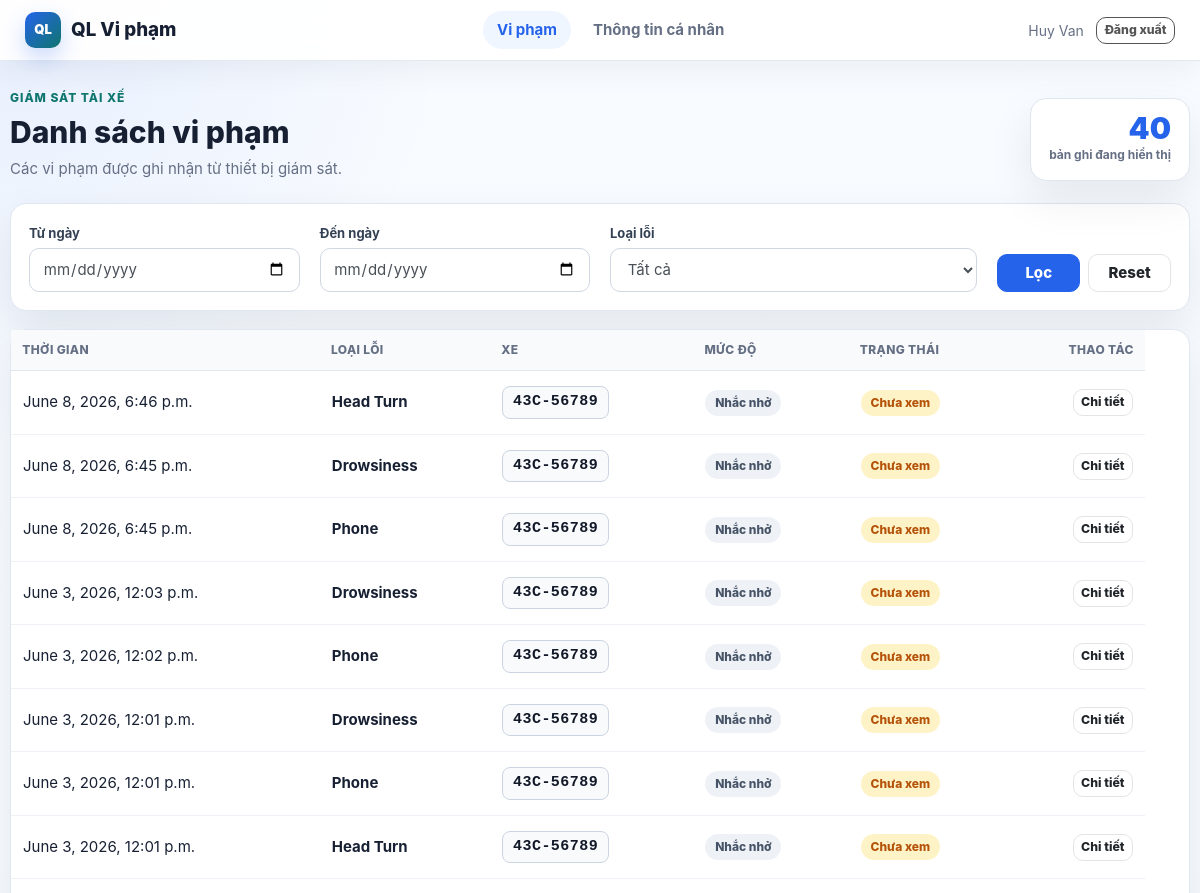
Before: /violations/list/ (signed in, upper part) with the older database file.
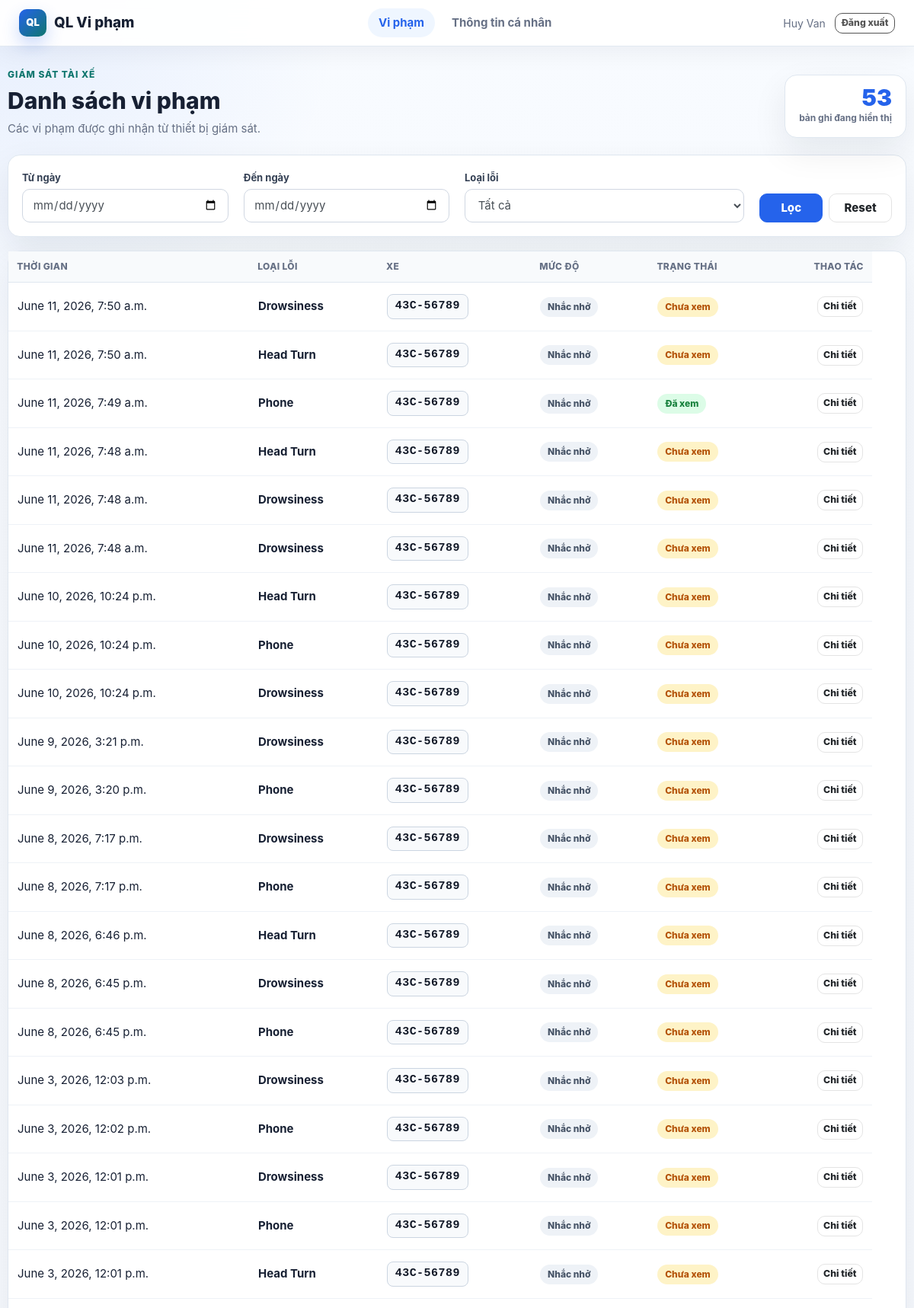
After: the same page with the newer database file.
### violations/models.py (models this page shows, shortened)
class Violation(models.Model):
    STATUS_CHOICES = [
        ('pending', 'Pending'),
        ('confirmed', 'Confirmed'),
        ('dismissed', 'Dismissed'),
        ('appealed', 'Appealed'),
    ]
    category = models.ForeignKey(Category, on_delete=models.CASCADE)
    reporter = models.ForeignKey(Account, on_delete=models.CASCADE)
    vehicle = models.ForeignKey(Vehicle, on_delete=models.CASCADE)
    title = models.CharField(max_length=200, default="Violation Report")
    description = models.TextField()
    reported_at = models.DateTimeField(auto_now_add=True)
    image = models.ImageField(upload_to='violations/', null=True, blank=True)
    video = models.FileField(upload_to='violations/videos/', null=True, blank=True)
    viewed = models.BooleanField(default=False)
    status = models.CharField(max_length=20, choices=STATUS_CHOICES, default='pending')
    class Meta:
        verbose_name = "Violation"
        verbose_name_plural = "Violations"
        ordering = ['-reported_at']

### categories/models.py (models this page shows, shortened)
class Category(models.Model):
    name = models.CharField(max_length=100)
    description = models.TextField(blank=True, null=True)
    severality_level = models.IntegerField(default=1)
    is_active = models.BooleanField(default=True)
    created_at = models.DateTimeField(auto_now_add=True)
    class Meta:
        verbose_name = "Category"
        verbose_name_plural = "Categories"
        ordering = ['name']

### vehicles/models.py (models this page shows, shortened)
class Vehicle(models.Model):
    license_plate = models.CharField(max_length=20, unique=True)
    model = models.CharField(max_length=100)
    registration_date = models.DateField()

### violations/views.py (the view)
# urls.py: path('list/', views.violation_list, name='violation_list'),
@login_required
def violation_list(request):
    qs = Violation.objects.filter(reporter=request.user).select_related(
        "category", "vehicle", "reporter"
    ).order_by("-reported_at")
    from_date_str = request.GET.get("from_date", "").strip()
    to_date_str = request.GET.get("to_date", "").strip()
    selected_category = request.GET.get("category", "").strip()
    from_date = parse_date(from_date_str) if from_date_str else None
    to_date = parse_date(to_date_str) if to_date_str else None
    if from_date:
        qs = qs.filter(reported_at__date__gte=from_date)
    if to_date:
        qs = qs.filter(reported_at__date__lte=to_date)
    if selected_category:
        qs = qs.filter(category_id=selected_category)
    context = {
        "violations": qs,
        "links": Category.objects.all().order_by("name"),  # danh sách category cho dropdown
        "from_date": from_date_str,
        "to_date": to_date_str,
        "selected_category": selected_category,
    }
    return render(request, "violation_list.html", context)

### accounts/models.py (called while the page is built)
    def get_full_name(self):
        return f"{self.first_name} {self.last_name}"

### categories/context_processors.py (called while the page is built)
def menu_links(request):
    links = Category.objects.all()
    return dict(links=links)

### templates/violation_list.html (shortened to what this page needs)
{% extends "base.html" %}
{% block content %}
<section class="page-heading">
  <div>
    <p class="eyebrow">Giám sát tài xế</p>
    <h1>Danh sách vi phạm</h1>
    <p>Các vi phạm được ghi nhận từ thiết bị giám sát.</p>
  </div>
  <div class="heading-stat">
    <span>{{ violations|length }}</span>
    <small>bản ghi đang hiển thị</small>
  </div>
</section>
<section class="filter-panel">
  <form method="get" class="row align-items-end">
    <div class="col-md-3">
      <label class="form-label">Từ ngày</label>
      <input
        type="date"
        class="form-control"
        name="from_date"
        value="{{ from_date|default:'' }}"
      />
    </div>
    <div class="col-md-3">
      <label class="form-label">Đến ngày</label>
      <input
        type="date"
        class="form-control"
        name="to_date"
        value="{{ to_date|default:'' }}"
      />
    </div>
    <div class="col-md-4">
      <label class="form-label">Loại lỗi</label>
      <select class="form-control" name="category">
        <option value="">Tất cả</option>
      </select>
    </div>
    <div class="col-md-2 filter-actions">
      <button class="btn btn-primary" type="submit">Lọc</button>
      <a class="btn btn-light" href="{% url 'violation_list' %}">Reset</a>
    </div>
  </form>
</section>
<section class="data-card">
  <div class="table-responsive">
    <table class="table app-table mb-0">
      <thead>
        <tr>
          <th>Thời gian</th>
          <th>Loại lỗi</th>
          <th>Xe</th>
          <th>Mức độ</th>
          <th>Trạng thái</th>
          <th class="text-right">Thao tác</th>
        </tr>
      </thead>
      <tbody>
        {% for violation in violations %}
        <tr>
          <td>{{ violation.reported_at }}</td>
          <td class="font-weight-semibold">{{ violation.category.name }}</td>
          <td>
            <span class="plate-chip">{{ violation.vehicle.license_plate }}</span>
          </td>
          <td>
            <span
              class="status-pill {% if violation.category.severality_level == 2 %}danger{% else %}muted{% endif %}"
            >
              {% if violation.category.severality_level == 2 %}Nghiêm trọng{% else %}Nhắc nhở{% endif %}
            </span>
          </td>
          <td>
            {% if violation.viewed %}
            <span class="status-pill success">Đã xem</span>
            {% else %}
            <span class="status-pill warning">Chưa xem</span>
            {% endif %}
          </td>
          <td class="text-right">
            <a
              class="btn btn-light btn-sm"
              href="{% url 'violation_detail' violation.id %}"
            >
              Chi tiết
            </a>
          </td>
        </tr>
        {% endfor %}
      </tbody>
    </table>
  </div>
</section>
{% endblock %}

Changed rows visible on the page:
added Violation: reported_at "June 11, 2026, 7:50 a.m.", category.name "Drowsiness", vehicle.license_plate "43C-56789", shows "Nhắc nhở", viewed "Chưa xem"
added Violation: reported_at "June 11, 2026, 7:50 a.m.", category.name "Head Turn", vehicle.license_plate "43C-56789", shows "Nhắc nhở", viewed "Chưa xem"
added Violation: reported_at "June 11, 2026, 7:49 a.m.", category.name "Phone", vehicle.license_plate "43C-56789", shows "Nhắc nhở", viewed "Đã xem"
added Violation: reported_at "June 11, 2026, 7:48 a.m.", category.name "Head Turn", vehicle.license_plate "43C-56789", shows "Nhắc nhở", viewed "Chưa xem"
added Violation: reported_at "June 11, 2026, 7:48 a.m.", category.name "Drowsiness", vehicle.license_plate "43C-56789", shows "Nhắc nhở", viewed "Chưa xem"
added Violation: reported_at "June 11, 2026, 7:48 a.m.", category.name "Drowsiness", vehicle.license_plate "43C-56789", shows "Nhắc nhở", viewed "Chưa xem"
added Violation: reported_at "June 10, 2026, 10:24 p.m.", category.name "Head Turn", vehicle.license_plate "43C-56789", shows "Nhắc nhở", viewed "Chưa xem"
added Violation: reported_at "June 10, 2026, 10:24 p.m.", category.name "Phone", vehicle.license_plate "43C-56789", shows "Nhắc nhở", viewed "Chưa xem"
added Violation: reported_at "June 10, 2026, 10:24 p.m.", category.name "Drowsiness", vehicle.license_plate "43C-56789", shows "Nhắc nhở", viewed "Chưa xem"
added Violation: reported_at "June 9, 2026, 3:21 p.m.", category.name "Drowsiness", vehicle.license_plate "43C-56789", shows "Nhắc nhở", viewed "Chưa xem"
added Violation: reported_at "June 9, 2026, 3:20 p.m.", category.name "Phone", vehicle.license_plate "43C-56789", shows "Nhắc nhở", viewed "Chưa xem"
added Violation: reported_at "June 8, 2026, 7:17 p.m.", category.name "Drowsiness", vehicle.license_plate "43C-56789", shows "Nhắc nhở", viewed "Chưa xem"
added Violation: reported_at "June 8, 2026, 7:17 p.m.", category.name "Phone", vehicle.license_plate "43C-56789", shows "Nhắc nhở", viewed "Chưa xem"
Other visible differences:
{{ violations|length }}: "40" → "53"
